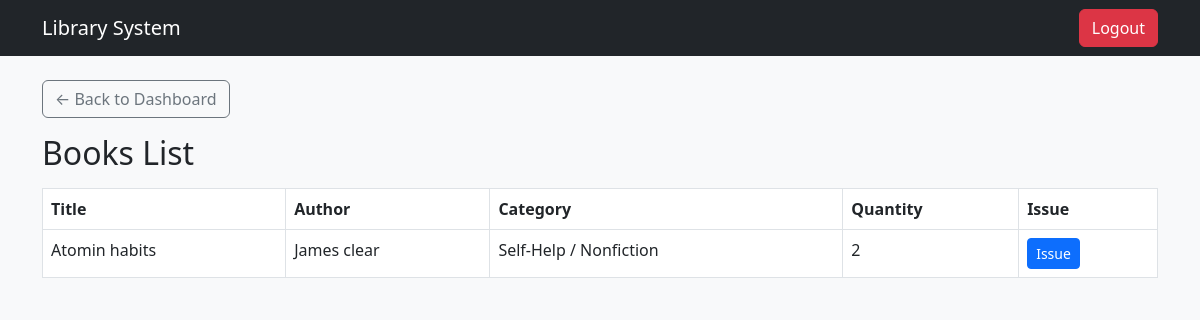
/list/ (signed in), run on an earlier commit of the app's database.
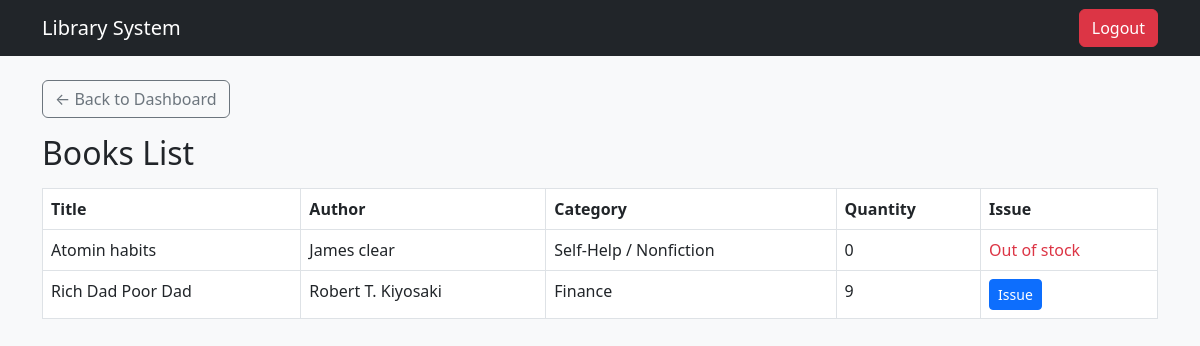
And on a later commit of the database.
### books/models.py (models this page shows, shortened)
class Books(models.Model):
    title = models.CharField(max_length=50)
    author = models.CharField(max_length=50)
    category = models.CharField(max_length=50)
    quantity = models.IntegerField(default=1)

### books/views.py (the view)
# urls.py: path("list/", books_list, name="books_list"),
@login_required
def books_list(request):
    books = Books.objects.all()
    return render(request, "books_list.html", {"books": books})

### templates/books_list.html
{% extends "base.html" %}
{% block content %}
<a href="{% url 'dashboard' %}" class="btn btn-outline-secondary mb-3">
    ← Back to Dashboard
</a>
<h2 class="mb-3">Books List</h2>
<table class="table table-bordered">
    <thead>
        <tr>
            <th>Title</th>
            <th>Author</th>
            <th>Category</th>
            <th>Quantity</th>
            <th>Issue</th>
        </tr>
    </thead>
    <tbody>
        {% for book in books %}
        <tr>
            <td>{{ book.title }}</td>
            <td>{{ book.author }}</td>
            <td>{{ book.category }}</td>
            <td>{{ book.quantity }}</td>
            <td>
                {% if book.quantity > 0 %}
                <a href="/issue/issue/{{ book.id }}/" class="btn btn-primary btn-sm">Issue</a>
                {% else %}
                <span class="text-danger">Out of stock</span>
                {% endif %}
            </td>
        </tr>
        {% endfor %}
    </tbody>
</table>
{% endblock %}

### templates/base.html (shortened to what this page needs)
<!DOCTYPE html>
<html>
<head>
    <link href="https://cdn.jsdelivr.net/npm/bootstrap@5.3.0/dist/css/bootstrap.min.css" rel="stylesheet">
</head>
<body class="bg-light">
<nav class="navbar navbar-dark bg-dark mb-4">
    <div class="container">
        <a class="navbar-brand" href="/">Library System</a>
        {% if request.path == '/login/' %}
            <a class="btn btn-primary" href="{% url 'register' %}">Register</a>
        {% elif request.path == '/register/' %}
            <a class="btn btn-success" href="{% url 'login' %}">Login</a>
        {% elif user.is_authenticated %}
            <a class="btn btn-danger" href="{% url 'logout' %}">Logout</a>
        {% else %}
            <a class="btn btn-success" href="{% url 'login' %}">Login</a>
        {% endif %}
    </div>
</nav>
    <div class="container">
        {% block content %}
        {% endblock %}
    </div>
</body>
</html>

What changed in the data, as far as the page shows it:
changed Books "Atomin habits": quantity "2" → "0"; quantity "Issue" → "Out of stock"
added Books: title "Rich Dad Poor Dad", author "Robert T. Kiyosaki", category "Finance", quantity "9"
